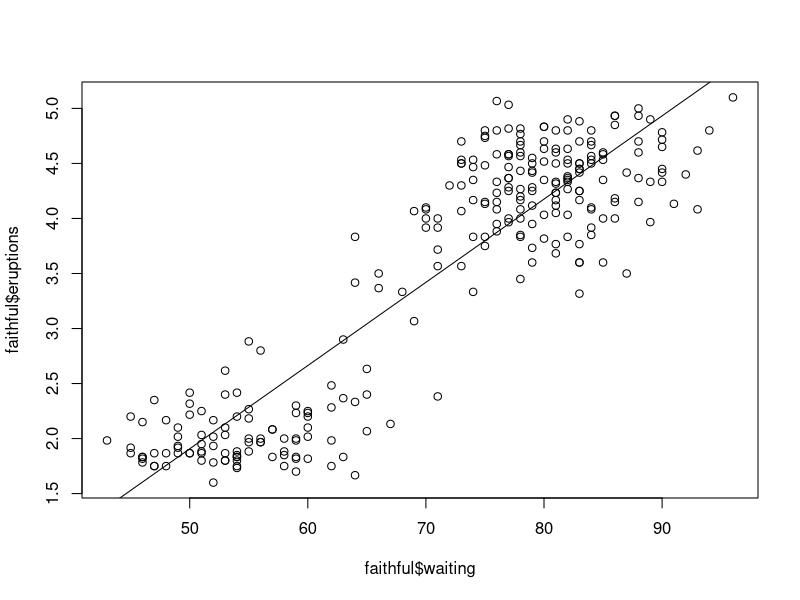

Reproduce this figure in R.
## ---- chunk 1
head(faithful)
summary(faithful)
cor(faithful)
## ---- chunk 2
linm <- lm(faithful$eruptions ~ faithful$waiting)
plot(faithful$waiting, faithful$eruptions)
abline(linm)
